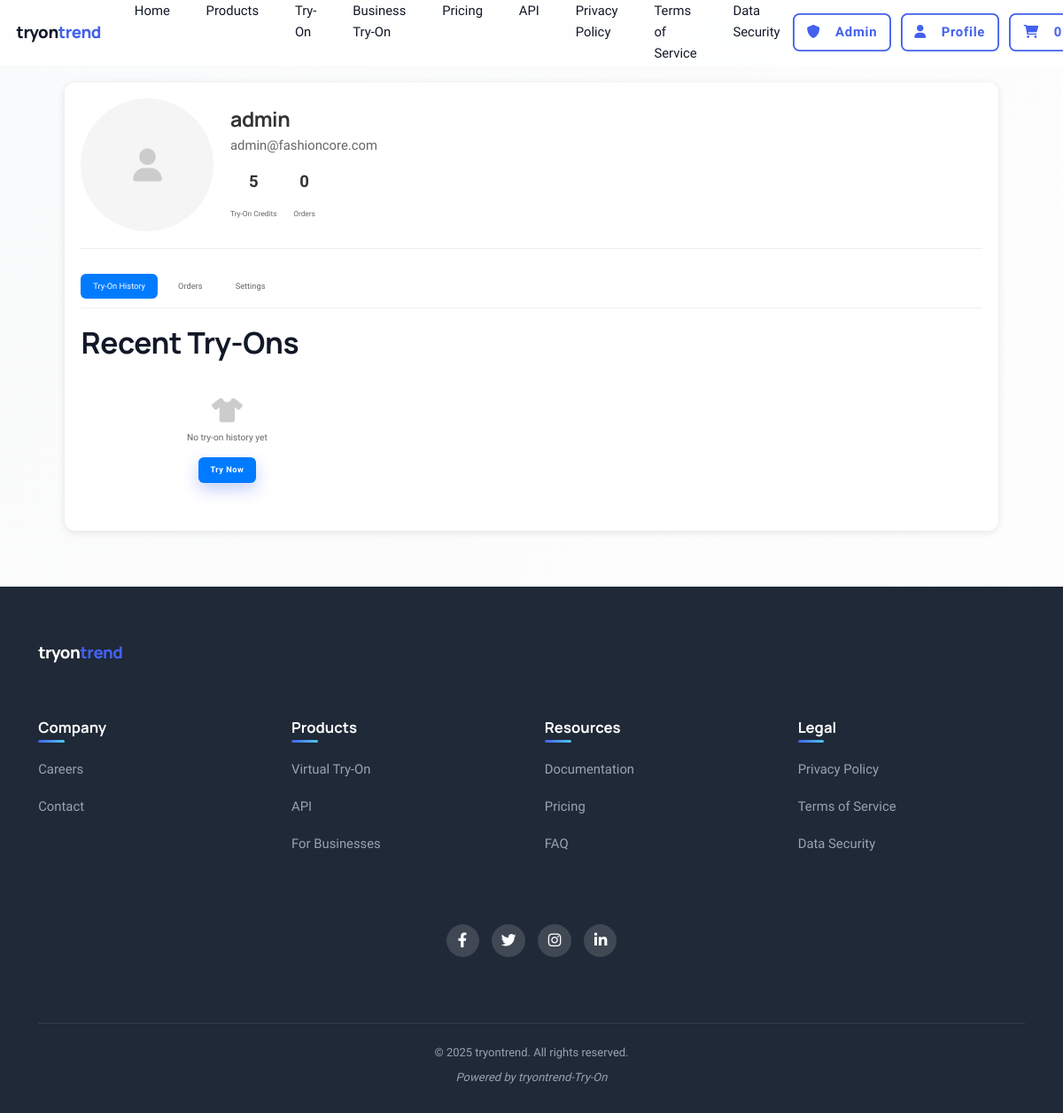
Before: /profile (signed in) with the older database file.
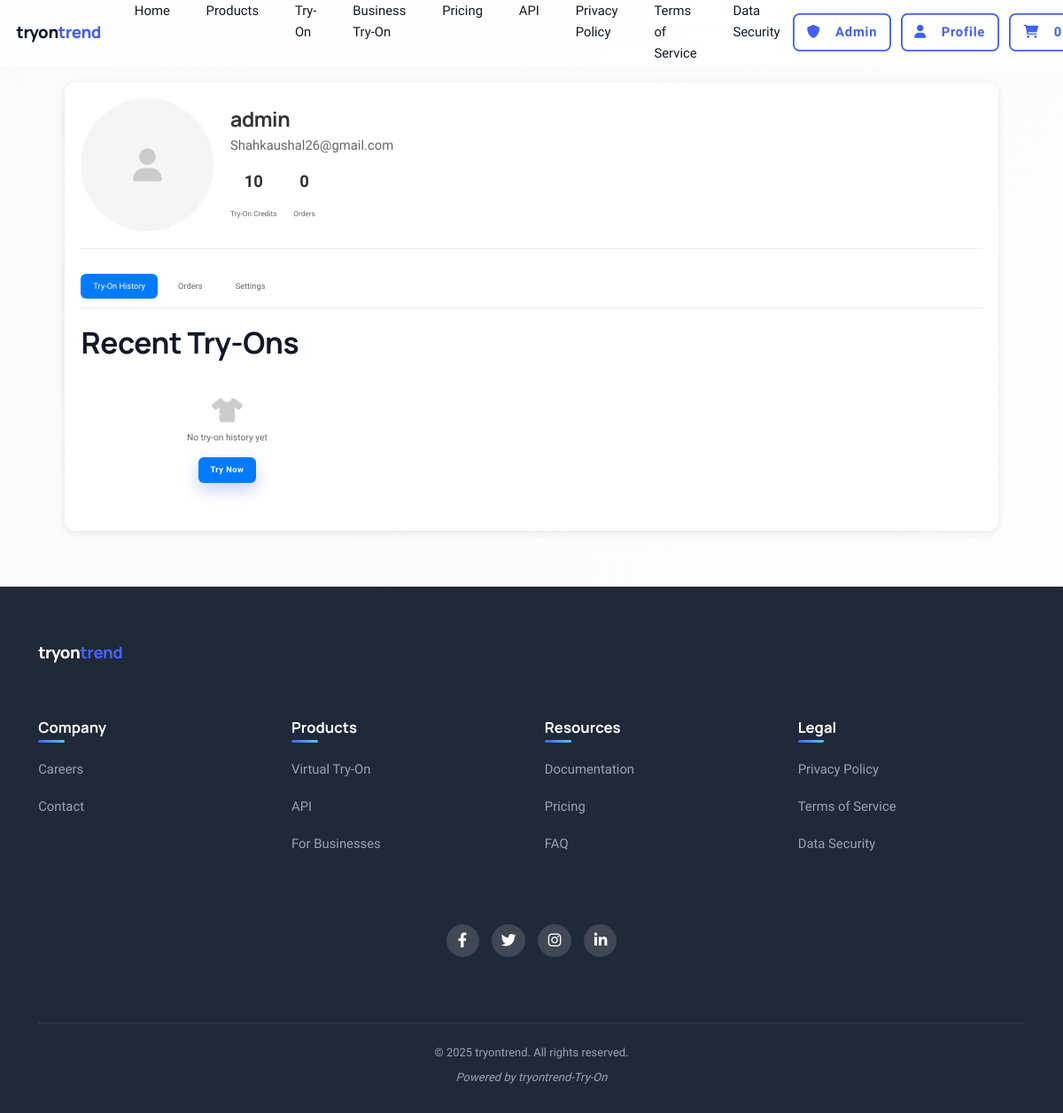
After: the same page with the newer database file.
### app_fash.py (models this page shows, shortened)
class User(UserMixin, db.Model):
    id = db.Column(db.Integer, primary_key=True)
    username = db.Column(db.String(50), unique=True, nullable=False)
    email = db.Column(db.String(100), unique=True, nullable=False)
    password_hash = db.Column(db.String(128), nullable=True)  # Nullable for OAuth users
    profile_image = db.Column(db.String(200))
    is_admin = db.Column(db.Boolean, default=False)
    is_active = db.Column(db.Boolean, default=True)
    created_at = db.Column(db.DateTime, default=datetime.utcnow)
    last_login = db.Column(db.DateTime)
    credits = db.Column(db.Integer, default=5)
    auth_provider = db.Column(db.String(20), default='local')  # 'local', 'google', etc.
    oauth_id = db.Column(db.String(100))  # OAuth provider ID
    orders = db.relationship('Order', backref='customer', lazy=True)

### app_fash.py (the view)
@app.route('/profile')
@login_required
def profile():
    return render_template('profile.html')

### app_fash.py (called while the page is built)
@app.before_request
def check_database_initialized():
    global db_initialized
    if not db_initialized:
        ensure_database()
        db_initialized = True

@login_manager.user_loader
def load_user(user_id):
    return User.query.get(int(user_id))

### templates/profile.html (shortened to what this page needs)
{% extends "base.html" %}
{% block content %}
<div class="container">
    <div class="profile-section">
        <div class="profile-header">
            <div class="profile-image">
                {% if current_user.profile_image %}
                    <img src="{{ current_user.profile_image }}" alt="Profile Image">
                {% else %}
                    <div class="profile-placeholder">
                        <i class="fas fa-user"></i>
                    </div>
                {% endif %}
            </div>
            <div class="profile-info">
                <h1>{{ current_user.username }}</h1>
                <p class="email">{{ current_user.email }}</p>
                <div class="profile-stats">
                    <div class="stat-item">
                        <span class="stat-value">{{ current_user.credits }}</span>
                        <span class="stat-label">Try-On Credits</span>
                    </div>
                    <div class="stat-item">
                        <span class="stat-value">{{ current_user.orders|length }}</span>
                        <span class="stat-label">Orders</span>
                    </div>
                </div>
            </div>
        </div>
        <div class="profile-content">
            <div class="profile-tabs">
                <button class="tab-btn active" data-tab="tryons">Try-On History</button>
                <button class="tab-btn" data-tab="orders">Orders</button>
                <button class="tab-btn" data-tab="settings">Settings</button>
            </div>
            <div class="tab-content">
                <div class="tab-pane active" id="tryons">
                    <h2>Recent Try-Ons</h2>
                    <div class="tryons-grid">
                        {% for tryon in current_user.try_on_history|sort(attribute='created_at', reverse=true) %}
                        <div class="tryon-card">
                            <div class="tryon-image">
                                <img src="{{ url_for('serve_result', filename=tryon.result_path) }}" alt="Try-On Result">
                            </div>
                            <div class="tryon-info">
                                <h3>{{ tryon.product.name if tryon.product else 'Custom Garment' }}</h3>
                                <p class="tryon-date">{{ tryon.created_at.strftime('%B %d, %Y') }}</p>
                            </div>
                        </div>
                        {% else %}
                        <div class="empty-state">
                            <i class="fas fa-tshirt"></i>
                            <p>No try-on history yet</p>
                            <a href="{{ url_for('try_on_generic') }}" class="btn btn-primary">Try Now</a>
                        </div>
                        {% endfor %}
                    </div>
                </div>
            </div>
        </div>
    </div>
</div>
{% endblock %}

### templates/base.html (shortened to what this page needs)
<!DOCTYPE html>
<html lang="en">
<head>
    <link rel="stylesheet" href="{{ url_for('static', filename='css/components.css') }}">
    <link rel="stylesheet" href="{{ url_for('static', filename='css/animations.css') }}">
    <link rel="stylesheet" href="{{ url_for('static', filename='css/style.css') }}">
    <link rel="stylesheet" href="https://cdnjs.cloudflare.com/ajax/libs/font-awesome/6.0.0/css/all.min.css">
    <link rel="stylesheet" href="{{ url_for('static', filename='css/enhanced.css') }}">
    <link rel="stylesheet" href="{{ url_for('static', filename='css/mobile-fixes.css') }}">
    <link rel="stylesheet" href="{{ url_for('static', filename='css/profile.css') }}">
    <link rel="stylesheet" href="{{ url_for('static', filename='css/video-popup.css') }}">
</head>
<body>
    <div class="threejs-background"></div>
    <header class="main-header">
        <div class="header-container">
            <div class="logo">
                <a href="{{ url_for('index') }}">
                    <span class="logo-text">tryon<span class="logo-highlight">trend</span></span>
                </a>
            </div>
            <nav class="main-nav">
                <ul>
                    <li><a href="{{ url_for('index') }}" {% if request.path == url_for('index') %}class="active"{% endif %}>Home</a></li>
                    <li><a href="{{ url_for('products') }}" {% if request.path == url_for('products') %}class="active"{% endif %}>Products</a></li>
                    <li><a href="{{ url_for('try_on_generic') }}" {% if 'try-on' in request.path and 'business' not in request.path %}class="active"{% endif %}>Try-On</a></li>
                    <li><a href="{{ url_for('business_try_on') }}" {% if 'business-try-on' in request.path %}class="active"{% endif %}>Business Try-On</a></li>
                    <li><a href="{{ url_for('pricing') }}" {% if request.path == url_for('pricing') %}class="active"{% endif %}>Pricing</a></li>
                    <li><a href="{{ url_for('api_docs') }}" {% if request.path == url_for('api_docs') %}class="active"{% endif %}>API</a></li>
                    <li><a href="{{ url_for('privacy_policy') }}">Privacy Policy</a></li>
                    <li><a href="{{ url_for('terms_of_service') }}">Terms of Service</a></li>
                    <li><a href="#">Data Security</a></li>
                </ul>
            </nav>
            <div class="auth-buttons">
                {% if current_user.is_authenticated %}
                    {% if current_user.is_admin %}
                        <a href="{{ url_for('admin_dashboard') }}" class="btn btn-outline">
                            <i class="fas fa-shield-alt"></i> Admin
                        </a>
                    {% endif %}
                    <a href="{{ url_for('profile') }}" class="btn btn-outline">
                        <i class="fas fa-user"></i> Profile
                    </a>
                    <a href="{{ url_for('cart') }}" class="btn btn-outline">
                        <i class="fas fa-shopping-cart"></i>
                        <span id="cart-count">0</span>
                    </a>
                {% endif %}
            </div>
        </div>
    </header>
    <main>
        {% block content %}{% endblock %}
    </main>
    <footer>
        <div class="footer-content">
            <div class="footer-logo">
                <span class="logo-text">tryon<span class="logo-highlight">trend</span></span>
            </div>
            <div class="footer-links">
                <div class="footer-column">
                    <h3>Company</h3>
                    <ul>
                        <li><a href="#">Careers</a></li>
                        <li><a href="#">Contact</a></li>
                    </ul>
                </div>
                <div class="footer-column">
                    <h3>Products</h3>
                    <ul>
                        <li><a href="{{ url_for('try_on_generic') }}">Virtual Try-On</a></li>
                        <li><a href="{{ url_for('api_docs') }}">API</a></li>
                        <li><a href="{{ url_for('pricing') }}">For Businesses</a></li>
                    </ul>
                </div>
                <div class="footer-column">
                    <h3>Resources</h3>
                    <ul>
                        <li><a href="{{ url_for('api_docs') }}">Documentation</a></li>
                        <li><a href="{{ url_for('pricing') }}">Pricing</a></li>
                        <li><a href="#">FAQ</a></li>
                    </ul>
                </div>
                <div class="footer-column">
                    <h3>Legal</h3>
                    <ul>
                        <li><a href="{{ url_for('privacy_policy') }}">Privacy Policy</a></li>
                        <li><a href="{{ url_for('terms_of_service') }}">Terms of Service</a></li>
                        <li><a href="#">Data Security</a></li>
                    </ul>
                </div>
            </div>
            <div class="footer-social">
                <a href="#" class="social-icon"><i class="fab fa-facebook-f"></i></a>
                <a href="#" class="social-icon"><i class="fab fa-twitter"></i></a>
                <a href="#" class="social-icon"><i class="fab fa-instagram"></i></a>
                <a href="#" class="social-icon"><i class="fab fa-linkedin-in"></i></a>
            </div>
            <div class="footer-bottom">
                <p>&copy; 2025 tryontrend. All rights reserved.</p>
                <p class="disclaimer">Powered by tryontrend-Try-On</p>
            </div>
        </div>
    </footer>
</body>
</html>

### static/css/enhanced.css (style rules this page uses)
:root { --gradient-premium: linear-gradient(135deg, #4361ee, #3a0ca3, #7209b7); --gradient-luxury: linear-gradient(135deg, #4cc9f0, #4361ee, #3a0ca3); --gradient-modern: linear-gradient(135deg, #f72585, #7209b7, #3a0ca3); --gradient-elegant: linear-gradient(to right, #4361ee, #4cc9f0); --glass-premium: rgba(255, 255, 255, 0.08); --glass-premium-border: rgba(255, 255, 255, 0.12); --glass-blur-intense: 1.6rem; --shadow-soft: 0 0.8rem 2.4rem -0.4rem rgba(0, 0, 0, 0.05); --shadow-3d: 0 1rem 2rem rgba(0, 0, 0, 0.1), 0 0.6rem 0.6rem rgba(0, 0, 0, 0.08); --shadow-sharp: 0 0.4rem 0.8rem rgba(0, 0, 0, 0.2); --shadow-diffused: 0 0.8rem 3.2rem rgba(0, 0, 0, 0.08); --shadow-inset-soft: inset 0 0.2rem 0.8rem rgba(0, 0, 0, 0.06); --shadow-glow-intense: 0 0 2rem var(--primary-glow); --depth-subtle: 0.4rem; --depth-medium: 0.8rem; --depth-strong: 1.2rem; --perspective-card: 150rem; --rotate-subtle: 2deg; --rotate-medium: 5deg; --rotate-strong: 10deg; --transition-elastic: 0.6s cubic-bezier(0.68, -0.55, 0.27, 1.55); --transition-premium: 0.4s cubic-bezier(0.165, 0.84, 0.44, 1); --transition-crisp: 0.3s cubic-bezier(0.19, 1, 0.22, 1); --letter-spacing-tight: -0.03em; --letter-spacing-wide: 0.05em; --line-height-compact: 1.2; --line-height-relaxed: 1.8; }
.threejs-background { position: fixed; top: 0; left: 0; width: 100%; height: 100%; z-index: -1; pointer-events: none; }
.stat-item { text-align: center; transition: all 0.4s var(--transition-elastic); }
.stat-label { font-size: 1.8rem; color: var(--text-secondary); font-weight: 500; }
.btn { position: relative; overflow: hidden; z-index: 1; font-weight: 600; display: inline-flex; align-items: center; justify-content: center; gap: 1rem; letter-spacing: 0.05em; border: none; transition: all 0.4s var(--transition-elastic); }
.btn i, .btn svg { transition: all 0.4s var(--transition-elastic); }
.btn-primary { background: var(--gradient-premium); color: var(--white); box-shadow: 0 0.8rem 2rem rgba(67, 97, 238, 0.3); }
.btn-primary::before { content: ''; position: absolute; top: 0; left: -100%; width: 100%; height: 100%; background: linear-gradient( 90deg, transparent, rgba(255, 255, 255, 0.3), transparent ); transition: all 0.6s; z-index: -1; }
.btn-outline { background: transparent; color: var(--primary-color); box-shadow: inset 0 0 0 0.2rem var(--primary-color); position: relative; z-index: 1; overflow: hidden; }
.btn-outline::before { content: ''; position: absolute; top: 0; left: 0; width: 100%; height: 100%; background: var(--gradient-premium); z-index: -1; opacity: 0; transform: scaleX(0); transform-origin: right; transition: transform 0.4s var(--transition-elastic), opacity 0.4s; }

Changed rows visible on the page:
changed User "admin": email "admin@fashioncore.com" → "Shahkaushal26@gmail.com"; credits "5" → "10"
